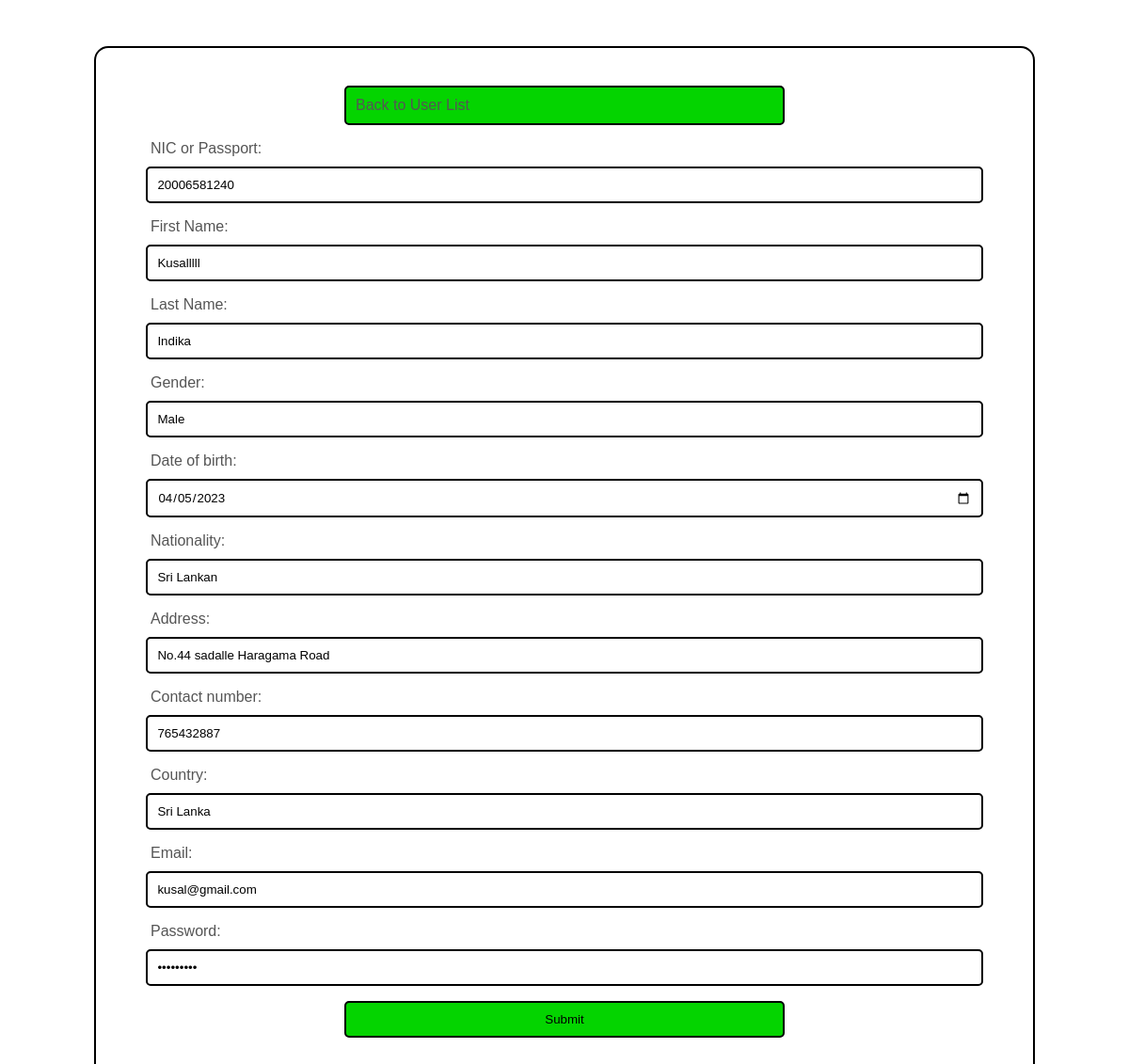
/update.php?user_id=20006581240, run on the app's committed database.
### tables this page shows
CREATE TABLE `users` (
  `user_id` varchar(12) NOT NULL,
  `f_name` varchar(255) NOT NULL,
  `l_name` varchar(255) NOT NULL,
  `gender` varchar(255) NOT NULL,
  `dob` date NOT NULL,
  `nationality` varchar(255) NOT NULL,
  `address` varchar(255) NOT NULL,
  `phone` int(20) NOT NULL,
  `country` varchar(255) NOT NULL,
  `email` varchar(255) NOT NULL,
  `password` varchar(255) NOT NULL
);

### update.php (the view, shortened to what this page needs)
<?php
include_once "database.php";
$result = mysqli_query($conn,"SELECT * FROM users WHERE user_id='" . $_GET['user_id'] . "'");
$row= mysqli_fetch_array($result);
?>
<html>
<head>
<link rel="stylesheet" href="assets/css/style.css">
</head>
<body>
    <div class="regbody">
<div class="regForm">
<form name="frmUser" method="post" action="">
<div>
<a href="users.php" class="btn-2">Back to User List</a>
</div>
<p>
			<label for="nic">NIC or Passport: </label>
			<input type="text" name="user_id" id="nic" class="regInput" value="<?php echo $row['user_id']; ?>" required>
		</p>
<p>
			<label for="firstName">First Name: </label>
			<input type="text" name="f_name" id="firstName" class="regInput" value="<?php echo $row['f_name']; ?>" required>
		</p>
		<p>
			<label for="lastName">Last Name: </label>
			<input type="text" name="l_name" id="lastName" class="regInput" value="<?php echo $row['l_name']; ?>" required>
		</p>
		<p>
			<label for="gender">Gender: </label>
			<input type="text" name="gender" id="gender" class="regInput" value="<?php echo $row['gender']; ?>" required>
		</p>
		<p>
			<label for="dob">Date of birth: </label>
			<input type="date" name="dob" id="dob" class="regInput" value="<?php echo $row['dob']; ?>" required>
		</p>
		<p>
			<label for="nationality">Nationality: </label>
			<input type="text" name="nationality" id="nationality" class="regInput" value="<?php echo $row['nationality']; ?>" required>
		</p>
		<p>
			<label for="address">Address: </label>
			<input type="text" name="address" id="address" class="regInput" value="<?php echo $row['address']; ?>" required>
		</p>
		<p>
			<label for="phone">Contact number: </label>
			<input type="tel" name="phone" id="phone" class="regInput" value="<?php echo $row['phone']; ?>" required>
		</p>
		<p>
			<label for="country">Country: </label>
			<input type="country" name="country" id="country" class="regInput" value="<?php echo $row['country']; ?>" required>
		</p>
		<p>
			<label for="email">Email: </label>
			<input type="text" name="email" id="email" class="regInput" value="<?php echo $row['email']; ?>" required>
		</p>
		<p>
			<label for="password">Password: </label>
			<input type="password" name="password" id="password" class="regInput" value="<?php echo $row['password']; ?>" required>
		</p>
<input type="submit" name="submit" value="Submit" class="btn-2">
</form>
</div>
</div>
</body>
</html>

### assets/css/style.css (style rules this page uses)
body { height: auto; margin : 0; padding: 0; }
.regbody { background: #ffff; display: flex; justify-content: center; align-items: center; height: 1200px; }
* { font-family: sans-serif; box-sizing: border-box; }
a { text-decoration: none; color: #555; }
p { color: #555; text-align: justify; }
.regForm { width: 1000px; border: 2px solid #000000; padding: 30px; background: #ffff; border-radius: 15px; }
label { text-align: left; padding: 28px; }
.regInput { display: block; border: 2px solid #000000; width: 95%; padding: 10px; margin: 10px auto; border-radius: 5px; }
.btn-2 { background: #04d400; display: block; border: 2px solid #000000; width: 50%; padding: 10px; margin: 10px auto; border-radius: 5px; }

### data on the page
users: user_id "20006581240", f_name "Kusalllll", l_name "Indika", gender "Male", dob "04/05/2023", nationality "Sri Lankan", address "No.44 sadalle Haragama Road", phone "765432887", country "Sri Lanka", email "kusal@gmail.com"
